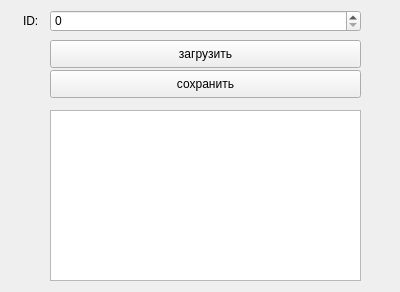
<?xml version="1.0" encoding="UTF-8"?>
<ui version="4.0">
 <class>Form</class>
 <widget class="QWidget" name="Form">
  <property name="geometry">
   <rect>
    <x>0</x>
    <y>0</y>
    <width>400</width>
    <height>292</height>
   </rect>
  </property>
  <property name="windowTitle">
   <string>Form</string>
  </property>
  <widget class="QSpinBox" name="spinBox">
   <property name="geometry">
    <rect>
     <x>50</x>
     <y>10</y>
     <width>311</width>
     <height>22</height>
    </rect>
   </property>
  </widget>
  <widget class="QLabel" name="label">
   <property name="geometry">
    <rect>
     <x>23</x>
     <y>13</y>
     <width>55</width>
     <height>16</height>
    </rect>
   </property>
   <property name="text">
    <string>ID:</string>
   </property>
  </widget>
  <widget class="QPushButton" name="pushButton">
   <property name="geometry">
    <rect>
     <x>50</x>
     <y>40</y>
     <width>311</width>
     <height>28</height>
    </rect>
   </property>
   <property name="text">
    <string>загрузить</string>
   </property>
  </widget>
  <widget class="QPushButton" name="pushButton_2">
   <property name="geometry">
    <rect>
     <x>50</x>
     <y>70</y>
     <width>311</width>
     <height>28</height>
    </rect>
   </property>
   <property name="text">
    <string>сохранить</string>
   </property>
  </widget>
  <widget class="QTableWidget" name="tableWidget">
   <property name="geometry">
    <rect>
     <x>50</x>
     <y>110</y>
     <width>311</width>
     <height>171</height>
    </rect>
   </property>
  </widget>
 </widget>
 <resources/>
 <connections/>
</ui>
